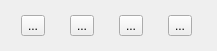
<?xml version="1.0" encoding="UTF-8"?>
<ui version="4.0">
 <class>PointPropertiesDlg</class>
 <widget class="QDialog" name="PointPropertiesDlg">
  <property name="geometry">
   <rect>
    <x>0</x>
    <y>0</y>
    <width>217</width>
    <height>51</height>
   </rect>
  </property>
  <property name="windowTitle">
   <string>Points Properties</string>
  </property>
  <layout class="QHBoxLayout">
   <property name="leftMargin">
    <number>2</number>
   </property>
   <property name="topMargin">
    <number>2</number>
   </property>
   <property name="rightMargin">
    <number>2</number>
   </property>
   <property name="bottomMargin">
    <number>2</number>
   </property>
   <item>
    <widget class="QToolButton" name="pointPropertiesButton">
     <property name="toolTip">
      <string comment="Display selected point properties">Select one point and display its information</string>
     </property>
     <property name="statusTip">
      <string comment="Display selected point properties">Select one point and display its information</string>
     </property>
     <property name="text">
      <string notr="true">...</string>
     </property>
     <property name="icon">
      <iconset resource="IconsSet.qrc">
       <normaloff>:/Images/point.png</normaloff>:/Images/point.png</iconset>
     </property>
     <property name="iconSize">
      <size>
       <width>40</width>
       <height>40</height>
      </size>
     </property>
    </widget>
   </item>
   <item>
    <widget class="QToolButton" name="pointPointDistanceButton">
     <property name="toolTip">
      <string comment="Compute point to point distance">Select 2 points and display segment information (length, etc.)</string>
     </property>
     <property name="statusTip">
      <string comment="Compute point to point distance">Select 2 points and display segment information (length, etc.)</string>
     </property>
     <property name="whatsThis">
      <string/>
     </property>
     <property name="text">
      <string notr="true">...</string>
     </property>
     <property name="icon">
      <iconset resource="IconsSet.qrc">
       <normaloff>:/Images/line.png</normaloff>:/Images/line.png</iconset>
     </property>
     <property name="iconSize">
      <size>
       <width>40</width>
       <height>40</height>
      </size>
     </property>
    </widget>
   </item>
   <item>
    <widget class="QToolButton" name="pointsAngleButton">
     <property name="toolTip">
      <string>Select 3 points and display corresponding triangle information</string>
     </property>
     <property name="statusTip">
      <string>Select 3 points and display corresponding triangle information</string>
     </property>
     <property name="text">
      <string notr="true">...</string>
     </property>
     <property name="icon">
      <iconset resource="IconsSet.qrc">
       <normaloff>:/Images/triangle.png</normaloff>:/Images/triangle.png</iconset>
     </property>
     <property name="iconSize">
      <size>
       <width>40</width>
       <height>40</height>
      </size>
     </property>
    </widget>
   </item>
   <item>
    <widget class="QToolButton" name="closeButton">
     <property name="text">
      <string notr="true">...</string>
     </property>
     <property name="icon">
      <iconset resource="IconsSet.qrc">
       <normaloff>:/Images/close.png</normaloff>:/Images/close.png</iconset>
     </property>
     <property name="iconSize">
      <size>
       <width>40</width>
       <height>40</height>
      </size>
     </property>
    </widget>
   </item>
  </layout>
 </widget>
 <resources>
  <include location="IconsSet.qrc"/>
 </resources>
 <connections/>
</ui>
